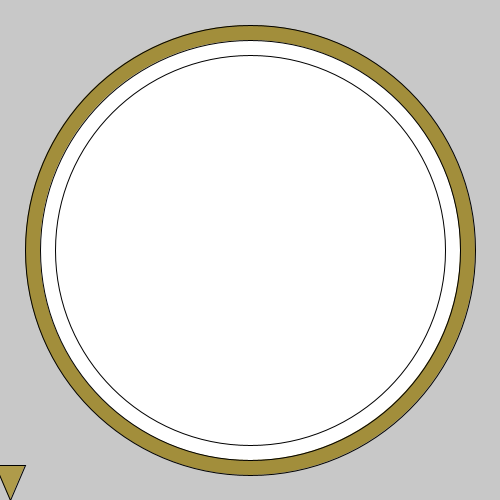
Frame 1 (no input)
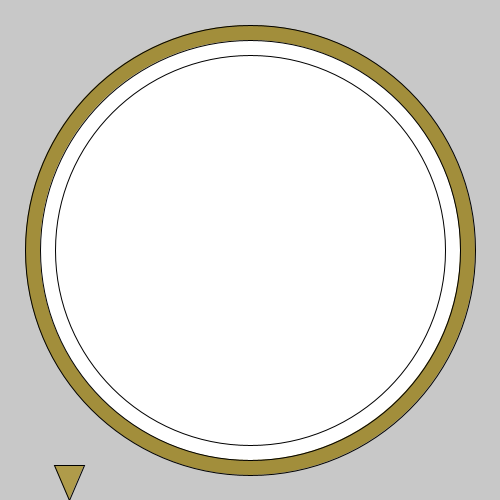
Frame 60 (the mouse pressed at the canvas centre just before this capture)
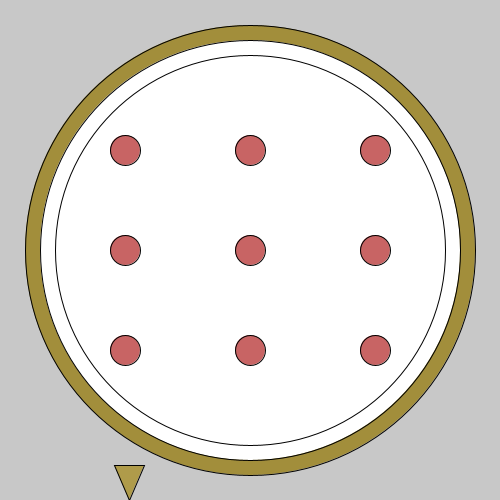
Frame 120 (the mouse held since frame 60 and released just before this capture)

The Processing sketch that drew these frames (run headless with seeded random() and noise(); from frame 60 on, the mouse is pressed at the canvas centre):

// Processing sketch: s19magd150lab04_Lisiecki
// ── s19magd150lab04_Lisiecki.pde
int sliceX;
color sauce;
color cheese;
boolean toppings;
void setup(){
size(500,500);
sliceX=0;
sauce = color(255,255,255);
cheese = color(255,255,255);
toppings= false;
}

void draw(){
  background(200); //Table
  //Crust
  fill(162,142,59);
  ellipse(width/2, height/2, 450, 450);
  //Sauce
  fill(sauce); 
  ellipse(width/2, height/2, 420, 420);
  //Cheese
  fill(cheese);
  ellipse(width/2, height/2, 390, 390);
  
  if(keyPressed){ //Just sauce if 1 is pressed 
    if(key=='1'){
      sauce = color(255, 0,0); //marinara
    } else 
    sauce = color(255);
  }

  if(keyPressed){ //Just cheese if 2 is pressed 
    if(key=='2'){
      cheese = color(255,255,60);
    } else
    cheese = color(255);
  }
  if(keyPressed){ //Both if 3 is pressed 
    if(key=='3'){
      sauce = color(255, 0,0);
      cheese = color(255,255,60);
    }
  }



if(toppings){ //Pepperoni 
    for (int x=1; x<4; x++){
      for (int j = 1; j<15; j=j+5) {
      fill(200, 100, 100); 
      ellipse(125*x, 130+20*j, 30, 30);
    }
    }
    
}
    
  fill(175,155,74); //Moving Pizza Slice
  triangle(sliceX-5, 465, sliceX+25, 465, sliceX+10, 500); 
  sliceX= sliceX+1;

if (sliceX > width){
  sliceX=-50;
}
}

void mousePressed(){
  
  toppings=!toppings;

}
